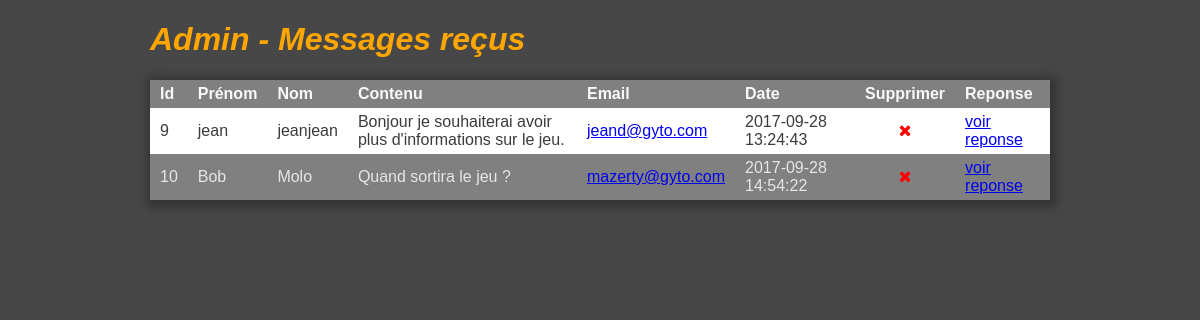
/landingpage/admin/index.php, run on the app's committed database.
### tables this page shows
CREATE TABLE `reponse` (
  `r_id` int(11) NOT NULL,
  `r_sujet` varchar(255) NOT NULL,
  `r_content` text NOT NULL,
  `r_date` datetime NOT NULL,
  `r_contact_fk` int(11) NOT NULL
);

CREATE TABLE `contact` (
  `c_id` int(11) NOT NULL,
  `c_email` varchar(128) NOT NULL DEFAULT '',
  `c_firstname` varchar(128) NOT NULL DEFAULT '',
  `c_lastname` varchar(128) NOT NULL DEFAULT '',
  `c_content` text NOT NULL,
  `c_valdate` datetime NOT NULL
);

### landingpage/admin/index.php (the view, shortened to what this page needs)
<!DOCTYPE html>
	<html lang="fr">
	<head>
		<link rel="stylesheet" href="../fonts/font-awesome/css/font-awesome.min.css">
	</head>
	<body>
		<div id="wrap">
			<h1>Admin - Messages reçus</h1>
				<table id="dis">
					<tr>
						<td>Id</td><td>Prénom</td><td>Nom</td><td>Contenu</td><td>Email</td><td class="tdDate">Date</td><td>Supprimer</td><td>Reponse</td>
					</tr>
			<?php
				try{
					$db = new PDO('mysql:host=localhost;dbname=cystopia;charset=utf8;','root','', array(PDO::ATTR_ERRMODE => PDO::ERRMODE_EXCEPTION));
				}
				catch(Exception $e){
				}
				$q = $db->query('SELECT * FROM contact c LEFT JOIN reponse r ON c.c_id = r.r_contact_fk GROUP BY c_id ORDER BY c_id');
				while ($res = $q->fetch(PDO::FETCH_ASSOC)) {
					echo '<tr><td>'.$res['c_id'].'</td>
						  <td>'.$res['c_firstname'].'</td>
						  <td>'.$res['c_lastname'].'</td>
						  <td>'.$res['c_content'].'</td>
						  <td><a href="?mail='.$res['c_email'].'&id='.$res['c_id'].'">'.$res['c_email'].'</a></td>
						  <td>'.$res['c_valdate'].'</td>
						  <td id="suppr"><a href="?del='.$res['c_id'].'"<i class="fa fa-times" aria-hidden="true"></i></td>';
					if (!is_null($res['r_contact_fk'])) {
						echo '<td><a href="?rep='.$res['r_id'].'">voir reponse</a></td></tr>';
					}
				else echo '<td>-</td></tr>';
				}
			?>
			</table>
		</div>
	</body>
</html>

### landingpage/admin/index.php (style rules this page uses)
body { font-family: arial; margin: 0; background-color: rgba(0, 0, 0, .72); color: #3B3B3B; }
#wrap { width: 900px; margin: auto; }
h1 { color: #FFA600; font-style: italic; }
table { width: 900px; background-color: grey; margin: auto; border-collapse: collapse; box-shadow: 2px 2px 10px 5px #333333; }
tr:nth-child(even) { background-color: white; }
tr:nth-child(odd) { color: rgba(255,255,255,.8); }
tr:first-child td { font-weight: bold; color: rgba(255,255,255,.95); }
td { padding: 5px 10px 5px 10px; }
.tdDate { width: 100px; }
#dis { margin-bottom: 50px; }
#suppr { text-align: center; }
#suppr a { text-decoration: none; color: red; }

### data on the page
reponse: r_contact_fk.c_id "9", r_contact_fk.c_firstname "jean", r_contact_fk.c_lastname "jeanjean", r_contact_fk.c_content "Bonjour je souhaiterai avoir plus d'informations sur le jeu.", r_contact_fk.c_email "jeand@gyto.com", r_contact_fk.c_valdate "2017-09-28 13:24:43"
reponse: r_contact_fk.c_id "10", r_contact_fk.c_firstname "Bob", r_contact_fk.c_lastname "Molo", r_contact_fk.c_content "Quand sortira le jeu ?", r_contact_fk.c_email "mazerty@gyto.com", r_contact_fk.c_valdate "2017-09-28 14:54:22"
